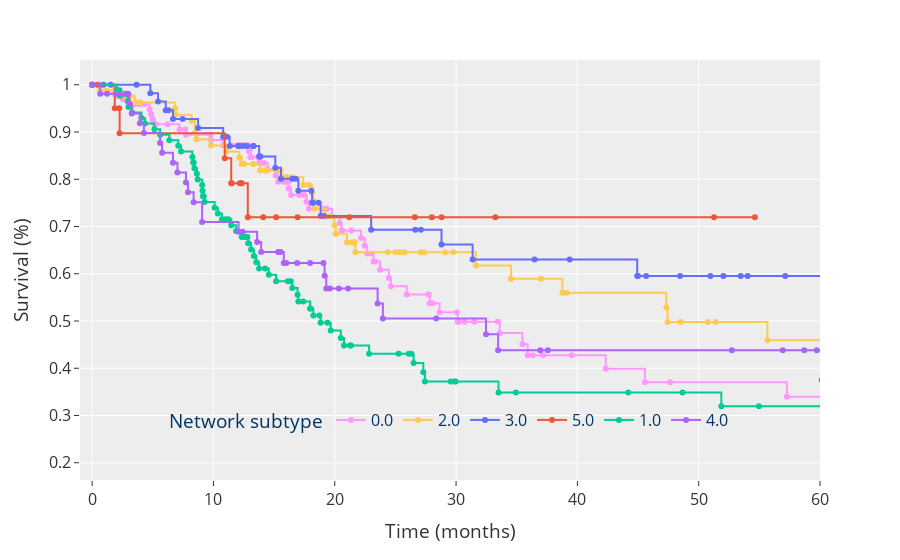

Notebook cell for this chart:
### Code cell
fig = prep_survival(comb_cs, cs_num=6, tf=6, cs_model="RawKMeans", label="SBM")
# save_fig(name="Survival_plot_reward", fig=fig, base_path=figures_path, width=1400, height=600)

fig.update_layout(
    legend=dict(
        orientation="h",
        title="Network subtype",
        yanchor="bottom",
        y=0.1,
        xanchor="center",
        x=0.5,
        bgcolor="rgba(0,0,0,0)",
        font=dict(size=16, color="#003366"),
    ),
    title="",
    template="ggplot2",  # "ggplot2", "plotly_white"
    paper_bgcolor="rgba(0,0,0,0)",
    # plot_bgcolor="rgba(0,0,0,0)",
    xaxis=dict(tickfont=dict(size=16)),
    yaxis=dict(tickfont=dict(size=16)),
    font=dict(size=16),
)
fig.show()
save_fig(name="Survival_SBM_5K_6TF", fig=fig, base_path=figures_path, width=1000, height=600)
